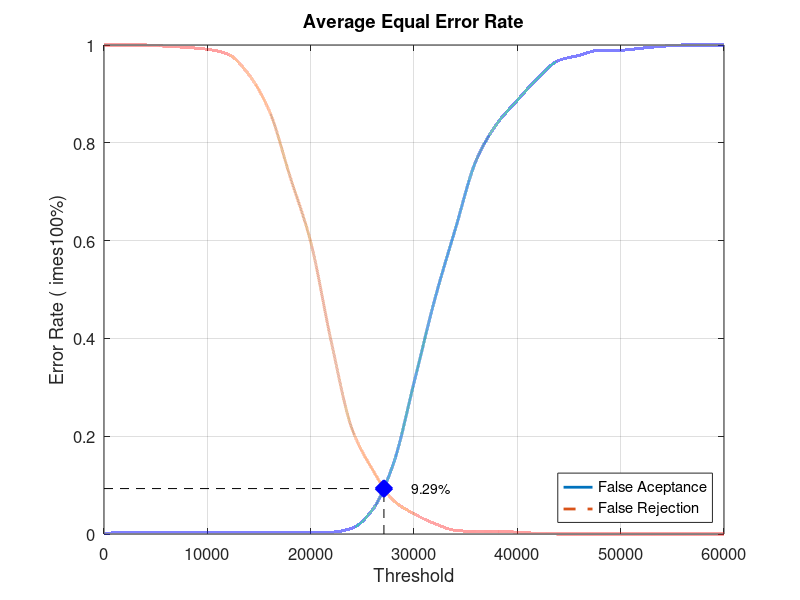
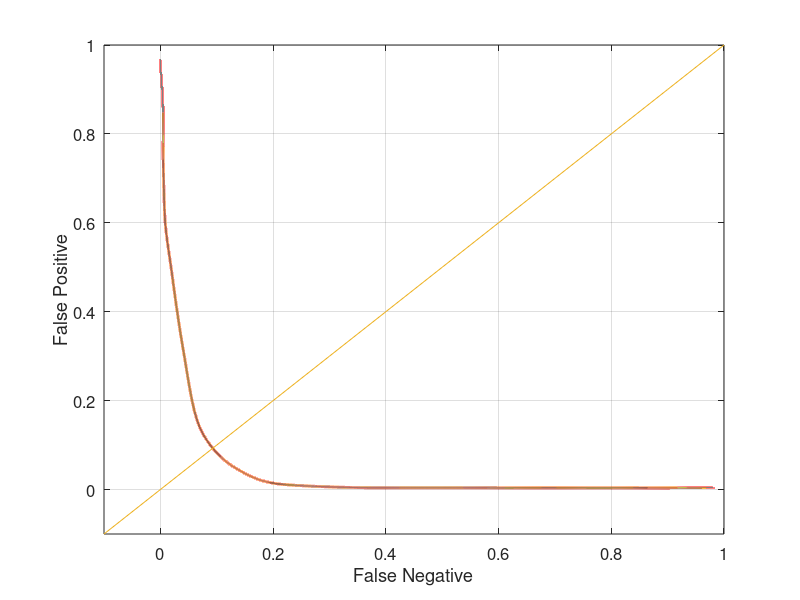

Here is the MATLAB script that generated these plots, in order:
close all;
clear;
clc;
x = 0:2000:60000;
xq = 0:0.5:60000;

y0 = [0 0.00394737 0.00394737 0.00394737 0.00394737 0.00394737 0.00394737 0.00394737 0.00394737 0.00394737 0.00394737 0.00394737 0.0118421 0.05 0.143421 0.309211 0.478947 0.623684 0.763158 0.838158 0.886842 0.932895 0.968421 0.978947 0.989474 0.989474 0.993421 0.997368 1 1 1]
yy0 = interp1(x, y0, xq, 'pchip');
y1 = [1 1 1 0.9975 0.995 0.99125 0.98125 0.94 0.865 0.73125 0.5975 0.3925 0.215 0.13125 0.06875 0.04125 0.02125 0.0075 0.005 0.005 0.00375 0.00125 0 0 0 0 0 0 0 0 0]
yy1 = interp1(x, y1, xq, 'pchip');

% Calculating EER: 
y2 = abs(y0 - y1);
find(y2 == min(y2))
yy2 = abs(yy0 - yy1);
xEER = find(yy2 == min(yy2));
xEERIndex = xq(xEER) % X-axis EER
yEER = yy0(xEER) % Y-axis EER

main = figure
plot(xq, yy0,'-','LineWidth', 2);	hold on
plot(xq, yy1,'--','LineWidth', 2);	hold on
plot([xEERIndex xEERIndex], [0 yEER], 'k--');	hold on
plot([0 xEERIndex], [yEER yEER], 'k--');	hold on
plot(xEERIndex, yEER, 'bx', 'LineWidth', 10);	hold on
text(xEERIndex + 10 * xEERIndex / 100, yEER, [num2str(round((10000 * yEER)) / 100) '%'])
legend('False Aceptance', 'False Rejection', 'Location', 'SouthEast')
xlabel('Threshold')
ylabel('Error Rate (	imes100%)')
title('Average Equal Error Rate')
set(gca, 'FontSize', 12)
axis([0 60000 0 1])
grid on

print(main, 'Experiment5AverageMain', '-dpng');
FNRxFPR = figure('Color', [1 1 1]);
plot(yy1, yy0, '-', yy1, yy0, 'LineWidth', 2);
hold on
y = -0.1:0.1:1
plot(y, y); 
set(gca, 'FontSize', 12)
xlabel('False Negative')
ylabel('False Positive')
axis([-0.1 1 -0.1 1])
set(gca, 'FontSize', 12)
grid on

print(FNRxFPR, 'Experiment5AverageFNRxFPR','-dpng');
